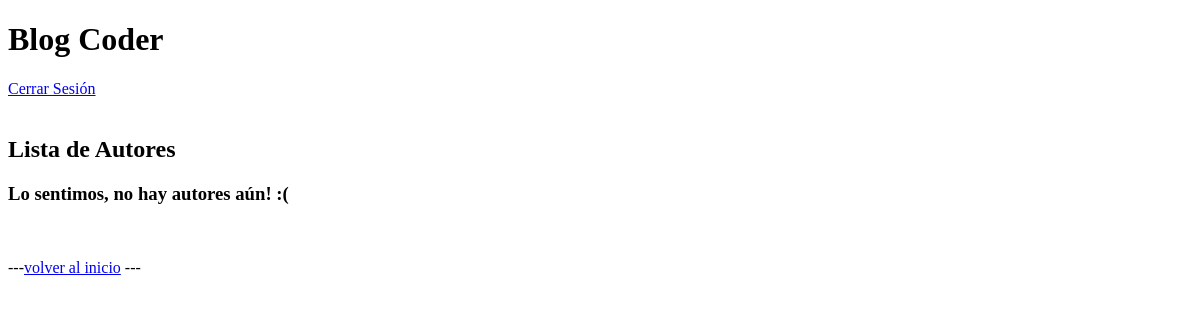
Page /blogcoder/ver-autores/ (signed in) on the earlier database version.
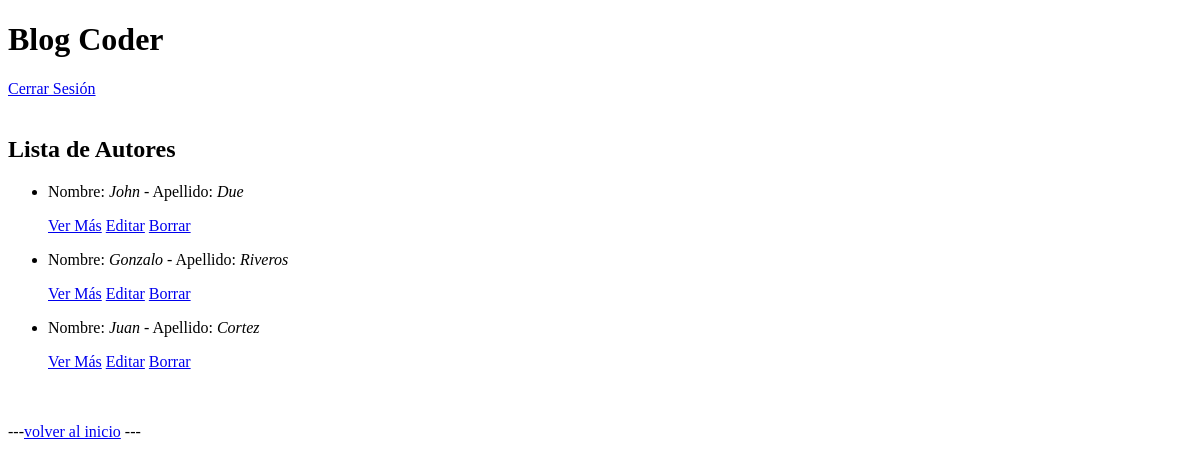
Same page on the later database version.
### BlogCoder/models.py (models this page shows, shortened)
class Autor(models.Model):
    nombre = models.CharField(max_length=100)
    apellido = models.CharField(max_length=100)

### BlogCoder/views.py (the view)
# urls.py: path("ver-autores/", AutorList.as_view(), name="AutorList"),
class AutorList(LoginRequiredMixin, ListView):
    model = Autor
    template_name = "BlogCoder/autores/autor_list.html"

### BlogCoder/templates/BlogCoder/autores/autor_list.html
{% extends "BlogCoder/pagina_principal.html" %}
{% block content %}
    <h2>Lista de Autores</h2>
    {% if object_list%}
    <ul>
        {% for autor in object_list %}
        <li>
            <p>Nombre: <i>{{autor.nombre}}</i> - Apellido: <i>{{autor.apellido}}</i></p>
            <p>
                <a href="{% url 'AutorDetail' autor.id %}">Ver Más</a>
                <a href="{% url 'AutorUpdate' autor.id %}">Editar</a>
                <a href="{% url 'AutorDelete' autor.id %}">Borrar</a>
            </p>
        </li>
        {% endfor %}
    </ul>
    {% else %}
        <h3>Lo sentimos, no hay autores aún! :(</h3>
    {% endif%}
    <br><br>
        ---<a href="{% url 'Inicio' %}">volver al inicio</a> ---
{% endblock %}

### BlogCoder/templates/BlogCoder/pagina_principal.html (shortened to what this page needs)
<!DOCTYPE html>
<html lang="en">
<head>
</head>
<body>
    <h1>Blog Coder</h1>
    {% if request.user.is_authenticated %}
    <a href="{% url 'Logout' %}">Cerrar Sesión</a>
    {% endif %}
    <br><br>
    {% block content %}
    {% endblock %}
</body>
</html>

Differences in the rows shown:
added Autor: nombre "John", apellido "Due"
added Autor: nombre "Gonzalo", apellido "Riveros"
added Autor: nombre "Juan", apellido "Cortez"
Other differences:
text no longer shown: "Lo sentimos, no hay autores aún! :("
